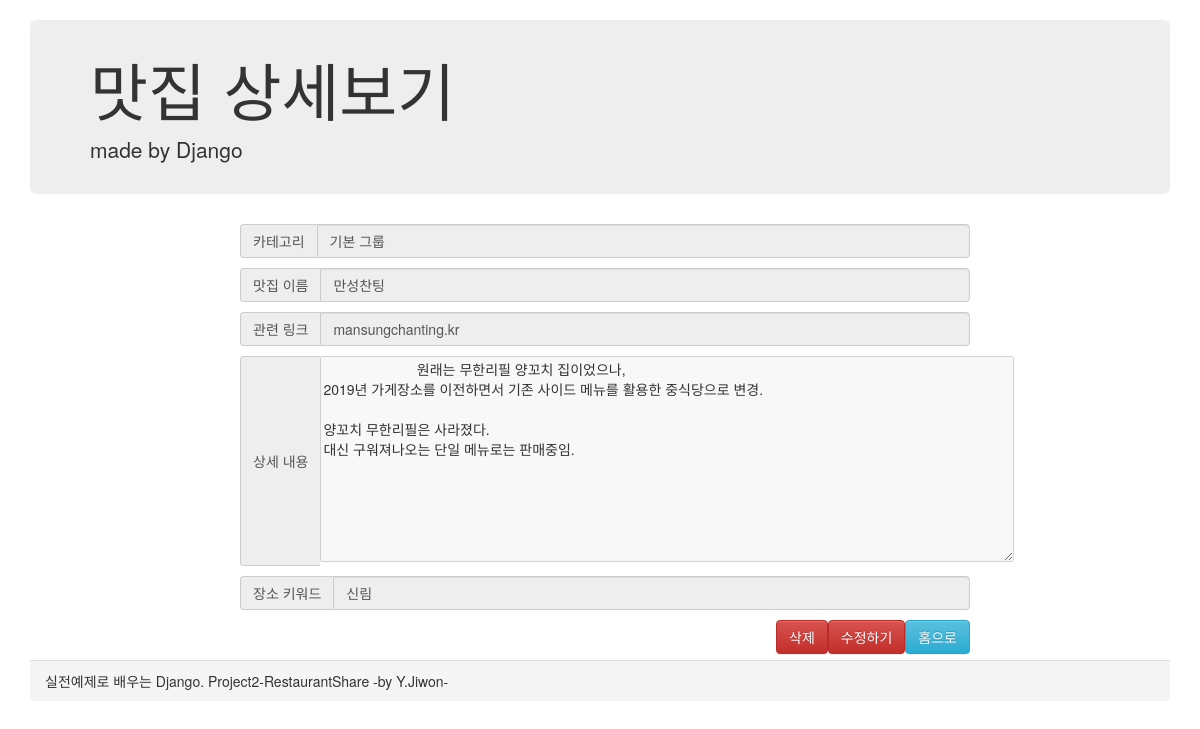
Screenshot of /restaurantDetail/1 with the database file from the repository.
### shareRes/models.py (models this page shows)
class Restaurant(models.Model):
    category = models.ForeignKey(Category, on_delete=models.SET_DEFAULT, default=6)
    restaurant_name = models.CharField(max_length=100)
    restaurant_link = models.CharField(max_length=500)
    restaurant_content = models.TextField()
    restaurant_keyword = models.CharField(max_length=50)

class Category(models.Model):
    category_name = models.CharField(max_length=100)

### shareRes/views.py (the view)
# urls.py: path('restaurantDetail/<str:res_id>', views.restaurantDetail, name='resDetailPage'),
def restaurantDetail(request, res_id):
    restaurant = Restaurant.objects.get(id = res_id)
    content = {'restaurant' : restaurant}
    return render(request, "shareRes/restaurantDetail.html", content)

### shareRes/templates/shareRes/restaurantDetail.html (shortened to what this page needs)
<!DOCTYPE html>
<html lang="en">
<head>
    <link rel="stylesheet" href="https://maxcdn.bootstrapcdn.com/bootstrap/3.3.2/css/bootstrap.min.css">
    <link rel="stylesheet" href="https://maxcdn.bootstrapcdn.com/bootstrap/3.3.2/css/bootstrap-theme.min.css">
</head>
<body>
    <div class="container">
        <div class="header">
            <div class="jumbotron">
                <h1>맛집 상세보기</h1>
                <p>made by Django</p>
            </div>
        </div>
        <div class="content">
            <div class="inputDiv">
                <div class="input-group">
                    <span class="input-group-addon" id="sizing-addon2">카테고리</span>
                    <input id="resCategory" name="resCategory" type="text" class="form-control"
                           disabled value="{{restaurant.category.category_name}}">
                </div>
                <div class="input-group">
                    <span class="input-group-addon" id="sizing-addon2">맛집 이름</span>
                    <input id="resTitle" name="resTitle" type="text" class="form-control"
                           disabled value="{{restaurant.restaurant_name}}">
                </div>
                <div class="input-group">
                    <span class="input-group-addon" id="sizing-addon2">관련 링크</span>
                    <input id="resLink" name="resLink" type="text" class="form-control"
                           disabled value="{{restaurant.restaurant_link}}">
                </div>
                <div class="input-group">
                    <span class="input-group-addon" id="sizing-addon2">상세 내용</span>
                    <textarea id="resContent" name="resContent" cols="90" rows="10" disabled value="">
                        {{restaurant.restaurant_content}}
                    </textarea>
                </div>
                <div class="input-group">
                    <span class="input-group-addon" id="sizing-addon2">장소 키워드</span>
                    <input id="resLoc" name="resLoc" type="text" class="form-control"
                           disabled value="{{restaurant.restaurant_keyword}}">
                </div>
                <a href ="/" class="resAddBtn btn btn-info" role="button">홈으로</a>
                <a href ="./updatePage/{{restaurant.id}}" class="resAddBtn btn btn-danger" role="button">수정하기</a>
                <form action="./delete" method="POST">{% csrf_token %}
                    <input type="submit" class="resAddBtn btn btn-danger" value="삭제">
                </form>
            </div>
        </div>
        <div class="panel-footer">
            실전예제로 배우는 Django. Project2-RestaurantShare -by Y.Jiwon-
        </div>
    </div>
</body>
</html>

### shareRes/templates/shareRes/restaurantDetail.html (style rules this page uses)
.container { margin-top: 20px; }
.jumbotron { padding-top:15px; padding-bottom:15px; }
.content { min-height: 60%; margin: auto; }
.inputDiv { margin-left: 200px; margin-right: 200px; margin-bottom: 50px; }
.input-group { margin:10px; width: 730px; }
.resAddBtn { float:right; }
.panel-footer { margin-top: 50px; height: 10%; }

### rows the page displays
Restaurant: resCategory "기본 그룹", resTitle "만성찬팅", resLink "mansungchanting.kr", resContent "원래는 무한리필 양꼬치 집이었으나, 2019년 가게장소를 이전하면서 기존 사이드 메뉴를 활용한 중식당으로 변경. 양꼬치 무한리필은 사라졌다. 대신 구워져나오는 단일 메뉴로는 판매중임.", resLoc "신림"
